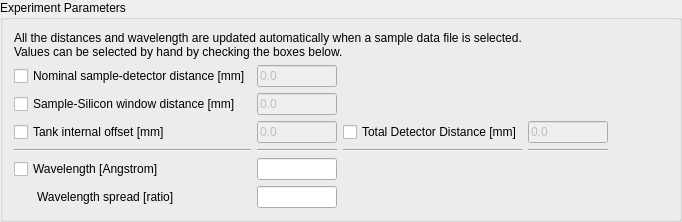
        <widget class="QGroupBox" name="geometry_options_groupbox">
         <property name="sizePolicy">
          <sizepolicy hsizetype="Expanding" vsizetype="Fixed">
           <horstretch>0</horstretch>
           <verstretch>0</verstretch>
          </sizepolicy>
         </property>
         <property name="minimumSize">
          <size>
           <width>0</width>
           <height>0</height>
          </size>
         </property>
         <property name="maximumSize">
          <size>
           <width>16777215</width>
           <height>16777215</height>
          </size>
         </property>
         <property name="title">
          <string>Experiment Parameters</string>
         </property>
         <property name="alignment">
          <set>Qt::AlignLeading|Qt::AlignLeft|Qt::AlignTop</set>
         </property>
         <layout class="QVBoxLayout" name="verticalLayout_5">
          <item>
           <layout class="QHBoxLayout" name="mask_template_horiz_layout">
            <property name="spacing">
             <number>0</number>
            </property>
            <item>
             <widget class="QLabel" name="experiment_parameter_help">
              <property name="sizePolicy">
               <sizepolicy hsizetype="Preferred" vsizetype="Expanding">
                <horstretch>0</horstretch>
                <verstretch>0</verstretch>
               </sizepolicy>
              </property>
              <property name="minimumSize">
               <size>
                <width>150</width>
                <height>0</height>
               </size>
              </property>
              <property name="styleSheet">
               <string notr="true">font: italic 10pt &quot;Bitstream Charter&quot;;</string>
              </property>
              <property name="text">
               <string>All the distances and wavelength are updated automatically when a sample data file is selected.
Values can be selected by hand by checking the boxes below.</string>
              </property>
             </widget>
            </item>
           </layout>
          </item>
          <item>
           <layout class="QGridLayout" name="gridLayout">
            <property name="sizeConstraint">
             <enum>QLayout::SetDefaultConstraint</enum>
            </property>
            <item row="5" column="2">
             <widget class="QLineEdit" name="wavelength_spread_edit">
              <property name="minimumSize">
               <size>
                <width>80</width>
                <height>0</height>
               </size>
              </property>
              <property name="maximumSize">
               <size>
                <width>80</width>
                <height>16777215</height>
               </size>
              </property>
              <property name="toolTip">
               <string>Enter the value of the neutron wavelength spread.</string>
              </property>
             </widget>
            </item>
            <item row="2" column="4">
             <widget class="QLineEdit" name="total_detector_distance_edit">
              <property name="enabled">
               <bool>false</bool>
              </property>
              <property name="minimumSize">
               <size>
                <width>80</width>
                <height>0</height>
               </size>
              </property>
              <property name="maximumSize">
               <size>
                <width>80</width>
                <height>16777215</height>
               </size>
              </property>
              <property name="text">
               <string>0.0</string>
              </property>
             </widget>
            </item>
            <item row="2" column="3" alignment="Qt::AlignRight">
             <widget class="QCheckBox" name="total_detector_distance_chk">
              <property name="toolTip">
               <string extracomment="Sum of all distances. If edit will overwrite all distances.">Checking this field will ignore the other 3 distances.</string>
              </property>
              <property name="text">
               <string>Total Detector Distance [mm]</string>
              </property>
             </widget>
            </item>
            <item row="5" column="0">
             <widget class="QLabel" name="label_10">
              <property name="text">
               <string>Wavelength spread [ratio]</string>
              </property>
              <property name="indent">
               <number>23</number>
              </property>
             </widget>
            </item>
            <item row="0" column="0">
             <widget class="QCheckBox" name="sample_dist_chk">
              <property name="toolTip">
               <string>Select to force the sample-detector distance.</string>
              </property>
              <property name="text">
               <string>Nominal sample-detector distance [mm]</string>
              </property>
             </widget>
            </item>
            <item row="4" column="2">
             <widget class="QLineEdit" name="wavelength_edit">
              <property name="minimumSize">
               <size>
                <width>80</width>
                <height>0</height>
               </size>
              </property>
              <property name="maximumSize">
               <size>
                <width>80</width>
                <height>16777215</height>
               </size>
              </property>
              <property name="toolTip">
               <string>Enter the value of the neutron wavelength.</string>
              </property>
             </widget>
            </item>
            <item row="2" column="2">
             <widget class="QLineEdit" name="detector_offset_edit">
              <property name="enabled">
               <bool>false</bool>
              </property>
              <property name="minimumSize">
               <size>
                <width>80</width>
                <height>0</height>
               </size>
              </property>
              <property name="maximumSize">
               <size>
                <width>80</width>
                <height>16777215</height>
               </size>
              </property>
              <property name="toolTip">
               <string>Enter the detector distance offset in mm.</string>
              </property>
              <property name="text">
               <string>0.0</string>
              </property>
             </widget>
            </item>
            <item row="3" column="3">
             <widget class="Line" name="line_2">
              <property name="orientation">
               <enum>Qt::Horizontal</enum>
              </property>
             </widget>
            </item>
            <item row="2" column="0">
             <widget class="QCheckBox" name="detector_offset_chk">
              <property name="toolTip">
               <string>Select to set the detector distance offset.</string>
              </property>
              <property name="whatsThis">
               <string/>
              </property>
              <property name="text">
               <string>Tank internal offset [mm]</string>
              </property>
             </widget>
            </item>
            <item row="4" column="0">
             <widget class="QCheckBox" name="wavelength_chk">
              <property name="toolTip">
               <string>Select to force the wavelength to a given value.</string>
              </property>
              <property name="text">
               <string>Wavelength [Angstrom]</string>
              </property>
             </widget>
            </item>
            <item row="3" column="2">
             <widget class="Line" name="line_3">
              <property name="orientation">
               <enum>Qt::Horizontal</enum>
              </property>
             </widget>
            </item>
            <item row="1" column="2">
             <widget class="QLineEdit" name="sample_si_dist_edit">
              <property name="enabled">
               <bool>false</bool>
              </property>
              <property name="minimumSize">
               <size>
                <width>80</width>
                <height>0</height>
               </size>
              </property>
              <property name="maximumSize">
               <size>
                <width>80</width>
                <height>16777215</height>
               </size>
              </property>
              <property name="text">
               <string>0.0</string>
              </property>
             </widget>
            </item>
            <item row="2" column="5">
             <spacer name="horizontalSpacer_9">
              <property name="orientation">
               <enum>Qt::Horizontal</enum>
              </property>
              <property name="sizeType">
               <enum>QSizePolicy::Fixed</enum>
              </property>
              <property name="sizeHint" stdset="0">
               <size>
                <width>60</width>
                <height>20</height>
               </size>
              </property>
             </spacer>
            </item>
            <item row="1" column="0">
             <widget class="QCheckBox" name="sample_si_dist_chk">
              <property name="text">
               <string>Sample-Silicon window distance [mm]</string>
              </property>
             </widget>
            </item>
            <item row="3" column="0">
             <widget class="Line" name="line">
              <property name="orientation">
               <enum>Qt::Horizontal</enum>
              </property>
             </widget>
            </item>
            <item row="0" column="2">
             <widget class="QLineEdit" name="sample_dist_edit">
              <property name="enabled">
               <bool>false</bool>
              </property>
              <property name="sizePolicy">
               <sizepolicy hsizetype="Expanding" vsizetype="Fixed">
                <horstretch>0</horstretch>
                <verstretch>0</verstretch>
               </sizepolicy>
              </property>
              <property name="minimumSize">
               <size>
                <width>80</width>
                <height>0</height>
               </size>
              </property>
              <property name="maximumSize">
               <size>
                <width>80</width>
                <height>16777215</height>
               </size>
              </property>
              <property name="toolTip">
               <string>Enter the value of the sample-to-detector distance in mm.</string>
              </property>
              <property name="inputMask">
               <string extracomment="Si-Window to detector distamce"/>
              </property>
              <property name="text">
               <string>0.0</string>
              </property>
             </widget>
            </item>
            <item row="3" column="4">
             <widget class="Line" name="line_4">
              <property name="orientation">
               <enum>Qt::Horizontal</enum>
              </property>
             </widget>
            </item>
           </layout>
          </item>
         </layout>
        </widget>
